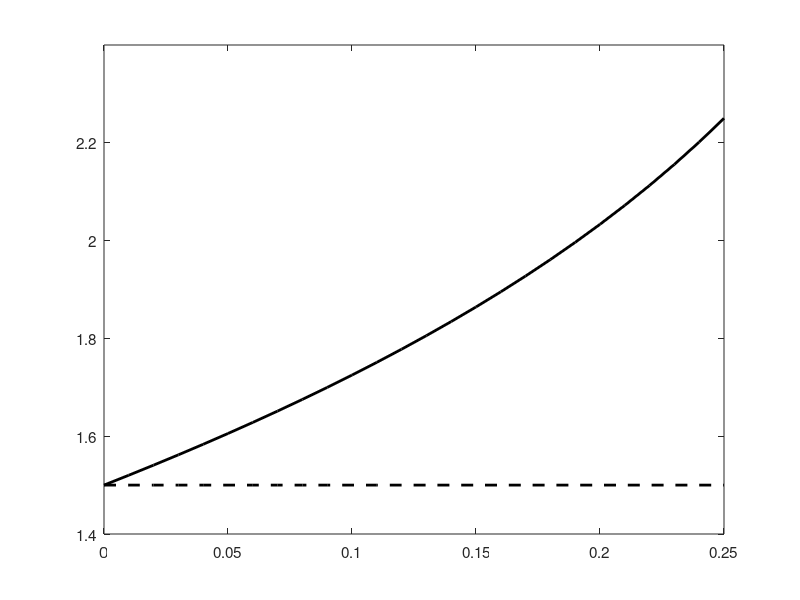

Write the MATLAB code that produced this figure. (Note: this script raises an error after producing the figure.)
% This script illustrates why the pairing consisting of a mixture
% of S1 and S4 playing against a mixture of R1 and R4
% is not a Nash equilibrium for the Beer-Quiche game

function BQ_investigate_S1S4R1R4

    print_to_eps = false;

    % define the Beer-Quiche game payoff values as in Figure 1
    s111 = 3;
    s112 = 1;
    s121 = 2;
    s122 = 0;
    
    s211 = 2;
    s212 = 0;
    s221 = 3;
    s222 = 1;
    
    % BQ_interpret_NE script showed that alpha doesn't depend on these
    % r111 = 1;
    % r112 = 0;
    % r121 = 1;
    % r122 = 0;
    
    % r211 = 0;
    % r212 = 1;
    % r221 = 0;
    % r222 = 1;

    % let's check if S2 does better than S1+S4 against R1+R4 for x small
    % define sender strategies
    % we already know alpha = 0.5 for beer-quiche game payoffs
    alpha = 0.5;

    % the case when x is small
    % define small values of x
    x_small = 0:0.01:0.25;

    % compute payoff matrix S for senders
    S_small = zeros(4, 4, length(x_small));
    for i = 1:length(x_small)
        [a11, a12, a13, a14, a21, a22, a23, a24, ...
            a31, a32, a33, a34, a41, a42, a43, a44] = ...
            compute_payoffs_S(s111, s112, s121, s122, ...
            s211, s212, s221, s222, x_small(i));
        S_small(:, :, i) = [a11, a12, a13, a14;
                     a21, a22, a23, a24;
                     a31, a32, a33, a34;
                     a41, a42, a43, a44];
    end

    % define receiver strategies
    beta_small = ((s211-s222)*(1-x_small) - (s111-s122)*x_small) ./ ...
        ((s211-s222)*(1-x_small) - (s111-s122)*x_small + ...
        (s221-s212)*(1-x_small) - (s121-s112)*x_small);

    % compute payoffs to senders playing a mixture of S1 and S4
    sender_payoffs_small = zeros(1, length(x_small));
    for i = 1:length(x_small)
        sender_payoffs_small(1, i) = [1-alpha, 0, 0, alpha] * ...
            S_small(:, :, i) * [1-beta_small(i); 0; 0; beta_small(i)];
            
    end
    
    % compute payoffs to senders playing S2
    alt_sender_payoffs_small = zeros(1, length(x_small));
    for i = 1:length(x_small)
        alt_sender_payoffs_small(1, i) = [0, 1, 0, 0] * ...
            S_small(:, :, i) * [1-beta_small(i); 0; 0; beta_small(i)];
            
    end

    % visualize the results
    figure(1)
    box on;
    hold on;
    plot(x_small, sender_payoffs_small, 'LineWidth', 2, ...
        'LineStyle', '--', 'Color', [0 0 0]);
    plot(x_small, alt_sender_payoffs_small, 'LineWidth', 2, ...
        'Color', [0 0 0]);
    set(gcf, 'Units', 'Inches', 'Position', [0, 0, 4, 3]);
    set(gca, 'FontSize', 11)
    ylim([1.4 2.4]);
    ax = gca;
    ax.TickLabelInterpreter = 'latex';
    xlabel('Fraction $x$ of surly visitors', 'Interpreter', 'latex')
    ylabel('Payoff to visitors', 'Interpreter', 'latex')

    if print_to_eps
        print('bqxsmall.eps', '-depsc')
    end


    % the case when x is large
    % define large values of x
    x_large = 0.75:0.01:1;

    % compute payoff matrix S for senders
    S_large = zeros(4, 4, length(x_large));
    for i = 1:length(x_large)
        [a11, a12, a13, a14, a21, a22, a23, a24, ...
            a31, a32, a33, a34, a41, a42, a43, a44] = ...
            compute_payoffs_S(s111, s112, s121, s122, ...
            s211, s212, s221, s222, x_large(i));
        S_large(:, :, i) = [a11, a12, a13, a14;
                     a21, a22, a23, a24;
                     a31, a32, a33, a34;
                     a41, a42, a43, a44];
    end

    % define receiver strategies
    beta_large = ((s211-s222)*(1-x_large) - (s111-s122)*x_large) ./ ...
        ((s211-s222)*(1-x_large) - (s111-s122)*x_large + ...
        (s221-s212)*(1-x_large) - (s121-s112)*x_large);

    % compute payoffs to senders playing a mixture of S1 and S4
    sender_payoffs_large = zeros(1, length(x_large));
    for i = 1:length(x_large)
        sender_payoffs_large(1, i) = [1-alpha, 0, 0, alpha] * ...
            S_large(:, :, i) * [1-beta_large(i); 0; 0; beta_large(i)];
            
    end
    
    % compute payoffs to senders playing S3
    alt_sender_payoffs_large = zeros(1, length(x_large));
    for i = 1:length(x_large)
        alt_sender_payoffs_large(1, i) = [0, 0, 1, 0] * ...
            S_large(:, :, i) * [1-beta_large(i); 0; 0; beta_large(i)];
            
    end

    % visualize the results
    figure(2)
    box on;
    hold on;
    plot(x_large, sender_payoffs_large, 'LineWidth', 2, ...
        'LineStyle', '--', 'Color', [0 0 0]);
    plot(x_large, alt_sender_payoffs_large, 'LineWidth', 2, ...
        'Color', [0 0 0]);
    set(gcf, 'Units', 'Inches', 'Position', [0, 0, 4, 3]);
    set(gca, 'FontSize', 11)
    ylim([1.4 2.4]);
    ax = gca;
    ax.TickLabelInterpreter = 'latex';
    xlabel('Fraction $x$ of surly visitors', 'Interpreter', 'latex')
    ylabel('Payoff to visitors', 'Interpreter', 'latex')

    if print_to_eps
        print('bqxlarge.eps', '-depsc')
    end

    % this auxiliary function computes the payoffs to Senders
    function [a11, a12, a13, a14, a21, a22, a23, a24, ...
            a31, a32, a33, a34, a41, a42, a43, a44] = ...
            compute_payoffs_S(s111, s112, s121, s122, ...
            s211, s212, s221, s222, x)
        a11 = s111*x + s222*(1-x);
        a12 = s112*x + s222*(1-x);
        a13 = s111*x + s221*(1-x);
        a14 = s112*x + s221*(1-x);
        
        a21 = s111*x + s211*(1-x);
        a22 = s112*x + s212*(1-x);
        a23 = s111*x + s211*(1-x);
        a24 = s112*x + s212*(1-x);
        
        a31 = s122*x + s222*(1-x);
        a32 = s122*x + s222*(1-x);
        a33 = s121*x + s221*(1-x);
        a34 = s121*x + s221*(1-x);
        
        a41 = s122*x + s211*(1-x);
        a42 = s122*x + s212*(1-x);
        a43 = s121*x + s211*(1-x);
        a44 = s121*x + s212*(1-x);
    end

end



%
